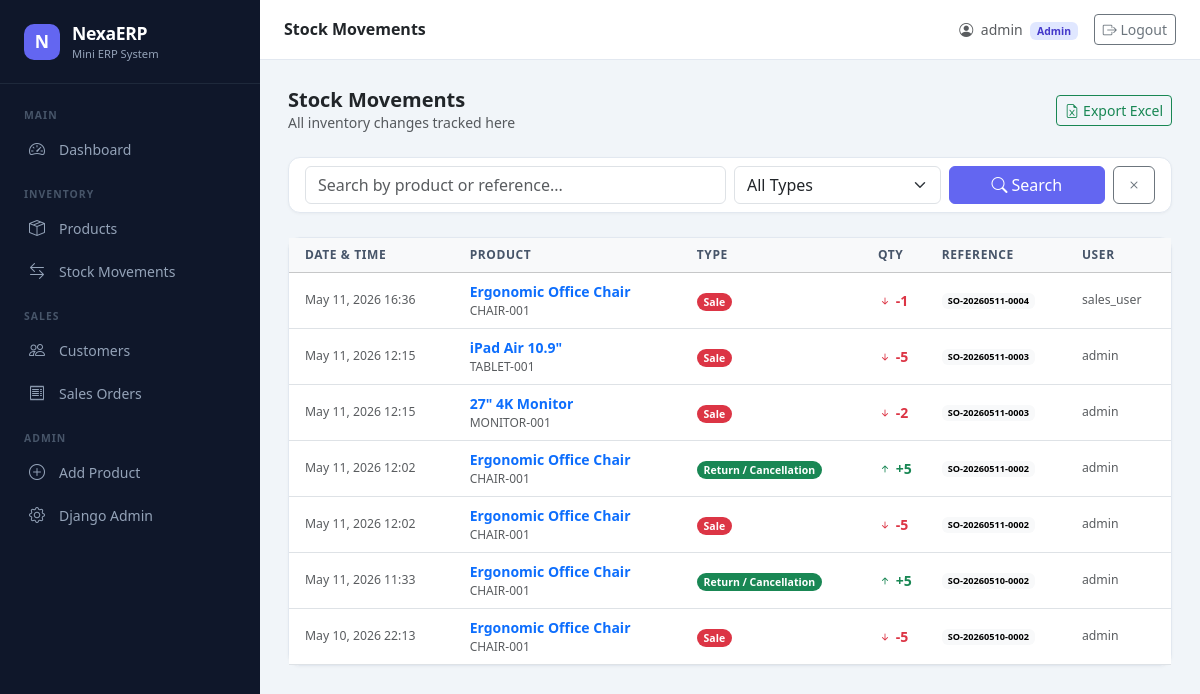
Page /movements/ (signed in) on the earlier database version.
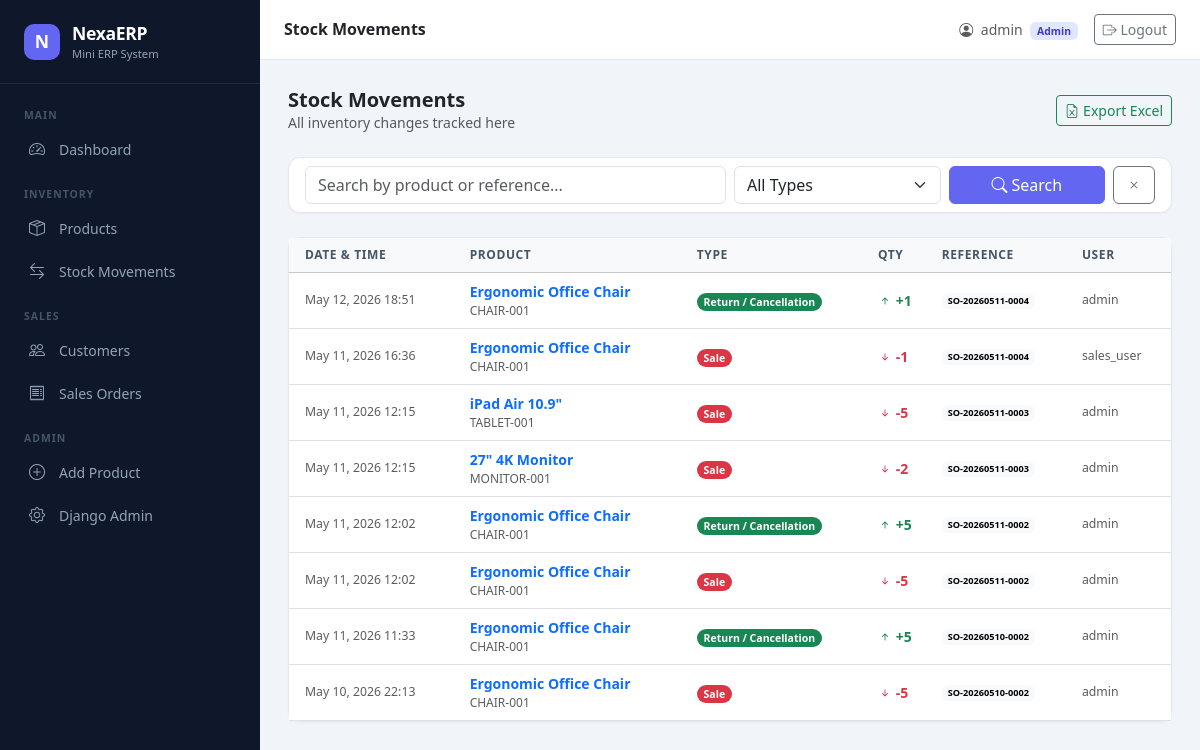
Same page on the later database version.
### movements/models.py (models this page shows, shortened)
class StockMovement(models.Model):
    MOVEMENT_TYPES = [
        ('sale', 'Sale'),
        ('return', 'Return / Cancellation'),
        ('adjustment', 'Manual Adjustment'),
        ('purchase', 'Purchase / Restock'),
    ]
    product = models.ForeignKey('products.Product', on_delete=models.PROTECT, related_name='movements')
    qty = models.IntegerField(help_text='Positive = stock in, Negative = stock out')
    movement_type = models.CharField(max_length=20, choices=MOVEMENT_TYPES)
    reference = models.CharField(max_length=100, blank=True, help_text='e.g. Order number')
    user = models.ForeignKey(User, on_delete=models.SET_NULL, null=True, blank=True)
    timestamp = models.DateTimeField(auto_now_add=True)
    notes = models.TextField(blank=True)
    class Meta:
        ordering = ['-timestamp']

### products/models.py (models this page shows, shortened)
class Product(models.Model):
    sku = models.CharField(max_length=100, unique=True)
    name = models.CharField(max_length=255)
    category = models.CharField(max_length=100)
    cost_price = models.DecimalField(max_digits=12, decimal_places=2)
    selling_price = models.DecimalField(max_digits=12, decimal_places=2)
    stock_qty = models.IntegerField(default=0)
    image = models.ImageField(upload_to='products/', blank=True, null=True)
    image_hash = models.CharField(
        max_length=64,
        blank=True,
        null=True,
    )
    is_active = models.BooleanField(default=True)
    created_at = models.DateTimeField(auto_now_add=True)
    updated_at = models.DateTimeField(auto_now=True)
    class Meta:
        ordering = ['name']

### movements/views.py (the view)
# urls.py: path('', StockMovementListView.as_view(), name='movement_list'),
class StockMovementListView(SalesOrAdminMixin, ListView):
    model = StockMovement
    template_name = 'stock/movement_list.html'
    context_object_name = 'movements'
    paginate_by = 20
    def get_queryset(self):
        query = self.request.GET.get('q', '')
        movement_type = self.request.GET.get('movement_type', '')
        return StockMovementService.search(
            query=query or None,
            movement_type=movement_type or None
        )
    def get_context_data(self, **kwargs):
        context = super().get_context_data(**kwargs)
        context['search_form'] = StockMovementSearchForm(self.request.GET)
        return context

### movements/forms.py
class StockMovementSearchForm(forms.Form):
    q = forms.CharField(
        required=False,
        widget=forms.TextInput(attrs={'class': 'form-control', 'placeholder': 'Search by product or reference...'})
    )
    movement_type = forms.ChoiceField(
        required=False,
        choices=[('', 'All Types'), ('sale', 'Sale'), ('return', 'Return'), ('adjustment', 'Adjustment'), ('purchase', 'Purchase')],
        widget=forms.Select(attrs={'class': 'form-select'})
    )

### core/mixins.py (called while the page is built)
    def dispatch(self, request, *args, **kwargs):
        if not request.user.is_authenticated:
            return self.handle_no_permission()
        return super().dispatch(request, *args, **kwargs)

### movements/templates/stock/movement_list.html (shortened to what this page needs)
{% extends "base.html" %}
{% load humanize %}
{% block page_title %}Stock Movements{% endblock %}
{% block content %}
<div class="d-flex justify-content-between align-items-center mb-4">
    <div>
        <h5 class="fw-bold mb-0">Stock Movements</h5>
        <p class="text-muted small mb-0">All inventory changes tracked here</p>
    </div>
    <a href="{% url 'movement_export' %}" class="btn btn-outline-success btn-sm">
        <i class="bi bi-file-earmark-excel me-1"></i>Export Excel
    </a>
</div>
<div class="card mb-4">
    <div class="card-body py-2">
        <form method="get" class="row g-2 align-items-end">
            <div class="col-md-6">{{ search_form.q }}</div>
            <div class="col-md-3">{{ search_form.movement_type }}</div>
            <div class="col-md-3 d-flex gap-2">
                <button type="submit" class="btn btn-primary flex-fill"><i class="bi bi-search me-1"></i>Search</button>
                <a href="{% url 'movement_list' %}" class="btn btn-outline-secondary"><i class="bi bi-x"></i></a>
            </div>
        </form>
    </div>
</div>
<div class="card">
    <div class="card-body p-0">
        <table class="table table-hover mb-0">
            <thead class="table-light">
                <tr>
                    <th class="ps-3">Date & Time</th>
                    <th>Product</th>
                    <th>Type</th>
                    <th>Qty</th>
                    <th>Reference</th>
                    <th>User</th>
                </tr>
            </thead>
            <tbody>
                {% for movement in movements %}
                <tr>
                    <td class="ps-3 text-muted small">{{ movement.timestamp|date:"M d, Y H:i" }}</td>
                    <td>
                        <a href="{% url 'products_detail' movement.product.pk %}" class="text-decoration-none fw-semibold">
                            {{ movement.product.name }}
                        </a>
                        <div class="text-muted" style="font-size:0.75rem">{{ movement.product.sku }}</div>
                    </td>
                    <td>
                        <span class="badge rounded-pill
                            {% if movement.movement_type == 'sale' %}bg-danger
                            {% elif movement.movement_type == 'return' %}bg-success
                            {% elif movement.movement_type == 'purchase' %}bg-primary
                            {% else %}bg-secondary{% endif %}">
                            {{ movement.get_movement_type_display }}
                        </span>
                    </td>
                    <td class="fw-semibold {% if movement.qty > 0 %}text-success{% else %}text-danger{% endif %}">
                        {% if movement.qty > 0 %}<i class="bi bi-arrow-up-short"></i>{% else %}<i class="bi bi-arrow-down-short"></i>{% endif %}
                        {{ movement.qty|stringformat:"+d" }}
                    </td>
                    <td class="small">
                        {% if movement.reference %}
                        <span class="badge text-bg-light">{{ movement.reference }}</span>
                        {% else %}—{% endif %}
                    </td>
                    <td class="small text-muted">{{ movement.user.username|default:"System" }}</td>
                </tr>
                {% empty %}
                <tr><td colspan="6" class="text-center text-muted py-4">No stock movements found.</td></tr>
                {% endfor %}
            </tbody>
        </table>
    </div>
</div>
{% endblock %}

Differences in the rows shown:
added StockMovement: timestamp "May 12, 2026 18:51", product.name "Ergonomic Office Chair", product.sku "CHAIR-001", movement_type "Return / Cancellation", qty "+1", reference "SO-20260511-0004", user.username "admin"
